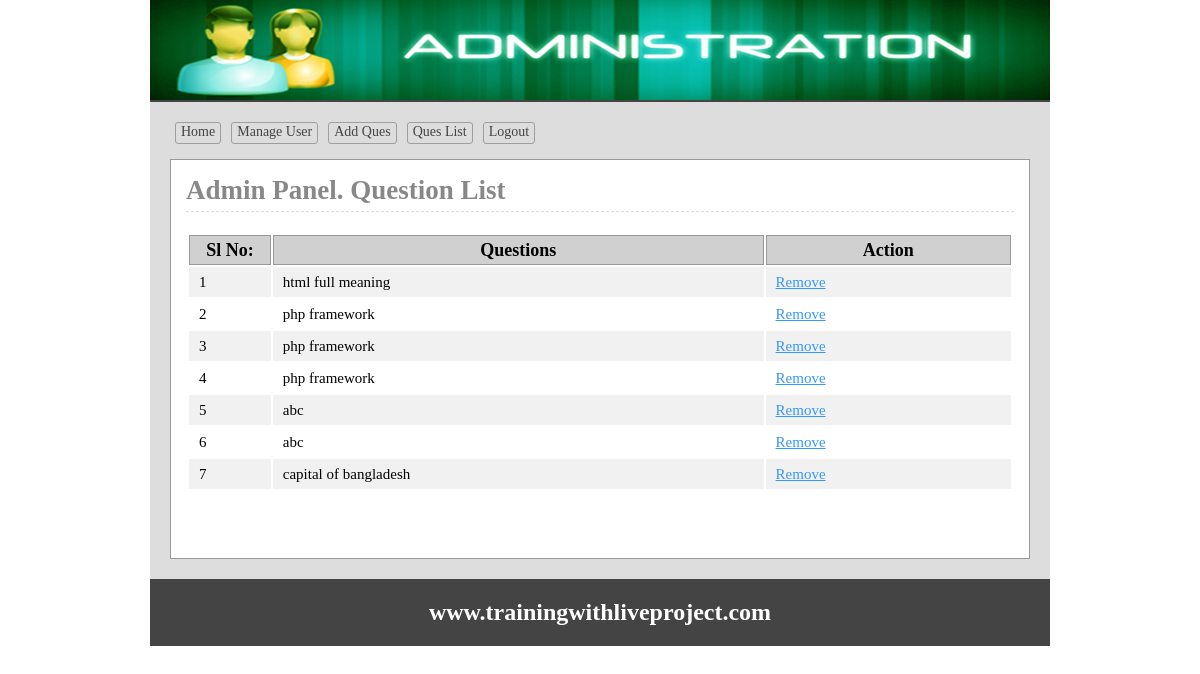
The app's page /admin/queslist.php (signed in) with its own data.
### tables this page shows
CREATE TABLE `question` (
  `id` int(11) NOT NULL,
  `quesno` int(11) NOT NULL,
  `ques` text NOT NULL
);

### lib/Database.php (called while the page is built, shortened)
<?php
Class Database{
	public $host   = DB_HOST;
	public $user   = DB_USER;
	public $pass   = DB_PASS;
	public $dbname = DB_NAME;
	public $link;
	private function connectDB(){
	$this->link = new mysqli($this->host, $this->user, $this->pass, $this->dbname);
 }
	public function select($query){
		$result = $this->link->query($query) or die($this->link->error.__LINE__);
		if($result->num_rows > 0){
			return $result;
		} else {
			return false;
		}
	}
}

### classes/Exam.php (called while the page is built, shortened)
<?php
  $filepath = realpath(dirname(__FILE__));
	include_once ($filepath.'/../lib/Database.php');
class Exam{
	private $db;
	public function __construct(){
		$this->db = new Database();
	}
    public function getQueByOrder(){
    	$query = "SELECT * FROM question ORDER BY quesno ASC";
    	$result = $this->db->select($query);
    	return $result;
    }
  	 }
  ?>

### admin/queslist.php (the view, shortened to what this page needs)
<?php
    $filepath = realpath(dirname(__FILE__));
	include_once ($filepath.'/inc/header.php');
	include_once ($filepath.'/../classes/Exam.php');
	$exam = new Exam();
?>
<div class="main">
	<h1>Admin Panel. Question List</h1>
<div class="queslist">
	<table class="tblone">
		<tr>
			<th width="10%">Sl No:</th>
			<th width="60%">Questions</th>
			<th width="3 0%">Action</th>
		</tr>
		<?php
            $getData = $exam->getQueByOrder();
            if ($getData) {
            	$i=0;
            	while ($result = $getData->fetch_assoc()) {
            		$i++;
		?>
		<tr>
			<td><?php echo $i;?></td>
		    <td><?php echo $result['ques']; ?></td>
			<td>
               <a onclick="return confirm('Are you sure to Remove')" href="?delque=<?php echo $result['quesno']; ?>">Remove</a>
			</td>
		</tr>
	<?php  }} ?>
	</table>
</div>
</div>
<?php include 'inc/footer.php'; ?>

### admin/css/admin.css (style rules this page uses)
* { margin:0;padding:0;outline:none }
body { font-family:verdana }
.tblone { width:100%;border:1px solid #fff;margin:20px 0 }
.tblone td { font-size: 15px; padding: 5px 10px; }
table.tblone th { background-color: #d0d0d0; border: 1px solid #999; }
table.tblone tr:nth-child(2n+1) { background:#fff;height:30px; }
table.tblone tr:nth-child(2n) { background:#f1f1f1;height:30px; }
.tblone td a { color:#3399FF; }
.main { background: #fff none repeat scroll 0 0; border: 1px solid #999; margin-top: 10px; min-height: 368px; padding: 15px; width: 828px; }
.main h1 { border-bottom: 1px dashed #ddd; color: #888; margin: 0 0 5px; padding-bottom: 5px; }

### records on screen
question: ques "html full meaning"
question: ques "php framework"
question: ques "php framework"
question: ques "php framework"
question: ques "abc"
question: ques "abc"
question: ques "capital of bangladesh"
